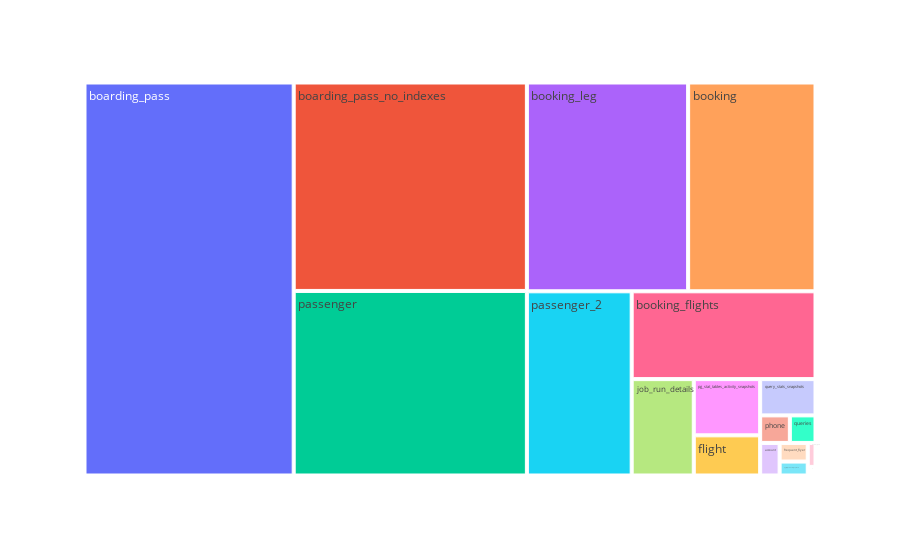

Notebook cell for this chart:
### Markdown cell above
## Top 25 tables by size
Show the top 25 table by their size. The dataset also contains the 26th "table" which is the total of all other tables in the DB. The total size of all other tables might be large.
The UI is a treemap. 

TODO: show also as a table. Use pretty size.

### Code cell
import plotly.express as px

sql_command = """
WITH top_tables AS (
    SELECT 
        c.oid, 
        relname, 
        n.nspname, 
        pg_total_relation_size(c.oid) AS total_size, 
  			pg_size_pretty(pg_total_relation_size(c.oid)) AS total_size_pretty
    FROM pg_catalog.pg_class AS c
    JOIN pg_namespace n 
        ON c.relnamespace = n.oid
    WHERE relkind = 'r'
        AND n.nspname NOT IN ('pg_toast', 'pg_catalog', 'information_schema')
    ORDER BY pg_total_relation_size(c.oid) DESC
    LIMIT 25
)

SELECT 
    oid, 
    relname, 
    nspname, 
    total_size, 
    total_size_pretty
FROM top_tables
UNION ALL
SELECT 
    null, 
    'ALL_OTHER_TABLES', 
    null, 
    sum(total_size), 
    pg_size_pretty(sum(total_size))
    
FROM (
    SELECT pg_total_relation_size(c.oid) AS total_size
    FROM pg_catalog.pg_class AS c
    JOIN pg_namespace n 
        ON c.relnamespace = n.oid
    WHERE relkind = 'r'
        AND n.nspname NOT IN ('pg_toast', 'pg_catalog', 'information_schema')
    ORDER BY pg_total_relation_size(c.oid) DESC
    OFFSET 25
) AS remaining_tables;


"""

try:
    # Execute the SQL command
    df_top_tables_by_size = pd.read_sql_query(sql_command, connection)
    print(df_top_tables_by_size)
    # Create a treemap using Plotly
    fig = px.treemap(df_top_tables_by_size, path=['relname'], values='total_size')

    # Show the treemap
    fig.show()

except (SQLAlchemyError, ValueError) as e:
    # Handle any errors or raised exceptions
    raise e

### Figure 1 — Plotly figure (JSON) as saved in the notebook; plotly's stock layout.template omitted (floating-point values rounded to 4 significant figures)
{"data": [{"branchvalues": "total", "domain": {"x": [0, 1], "y": [0, 1]}, "hovertemplate": "labels=%{label}<br>total_size=%{value}<br>parent=%{parent}<br>id=%{id}<extra></extra>", "ids": ["ALL_OTHER_TABLES", "account", "airport", "boarding_pass", "boarding_pass_no_indexes", "booking", "booking_flights", "booking_leg", "dummy_table", "flight", "frequent_flyer", "job_run_details", "orders_y2023m01", "orders_y2023m02", "orders_y2023m03", "passenger", "passenger_2", "pg_settings_snapshot", "pg_stat_database_snapshots", "pg_stat_tables_activity_snapshots", "phone", "postgres_server_settings", "queries", "query_stats_snapshots", "students", "test_high_indexes_num"], "labels": ["ALL_OTHER_TABLES", "account", "airport", "boarding_pass", "boarding_pass_no_indexes", "booking", "booking_flights", "booking_leg", "dummy_table", "flight", "frequent_flyer", "job_run_details", "orders_y2023m01", "orders_y2023m02", "orders_y2023m03", "passenger", "passenger_2", "pg_settings_snapshot", "pg_stat_database_snapshots", "pg_stat_tables_activity_snapshots", "phone", "postgres_server_settings", "queries", "query_stats_snapshots", "students", "test_high_indexes_num"], "name": "", "parents": ["", "", "", "", "", "", "", "", "", "", "", "", "", "", "", "", "", "", "", "", "", "", "", "", "", ""], "type": "treemap", "values": [294912, 27828224, 122880, 3613212672, 2136137728, 1168703488, 709435392, 1479770112, 8167424, 117194752, 23019520, 263045120, 360448, 327680, 352256, 1891344384, 848338944, 131072, 17235968, 164061184, 35938304, 81920, 31064064, 88203264, 1138688, 131072]}], "layout": {"legend": {"tracegroupgap": 0}, "margin": {"t": 60}}}
